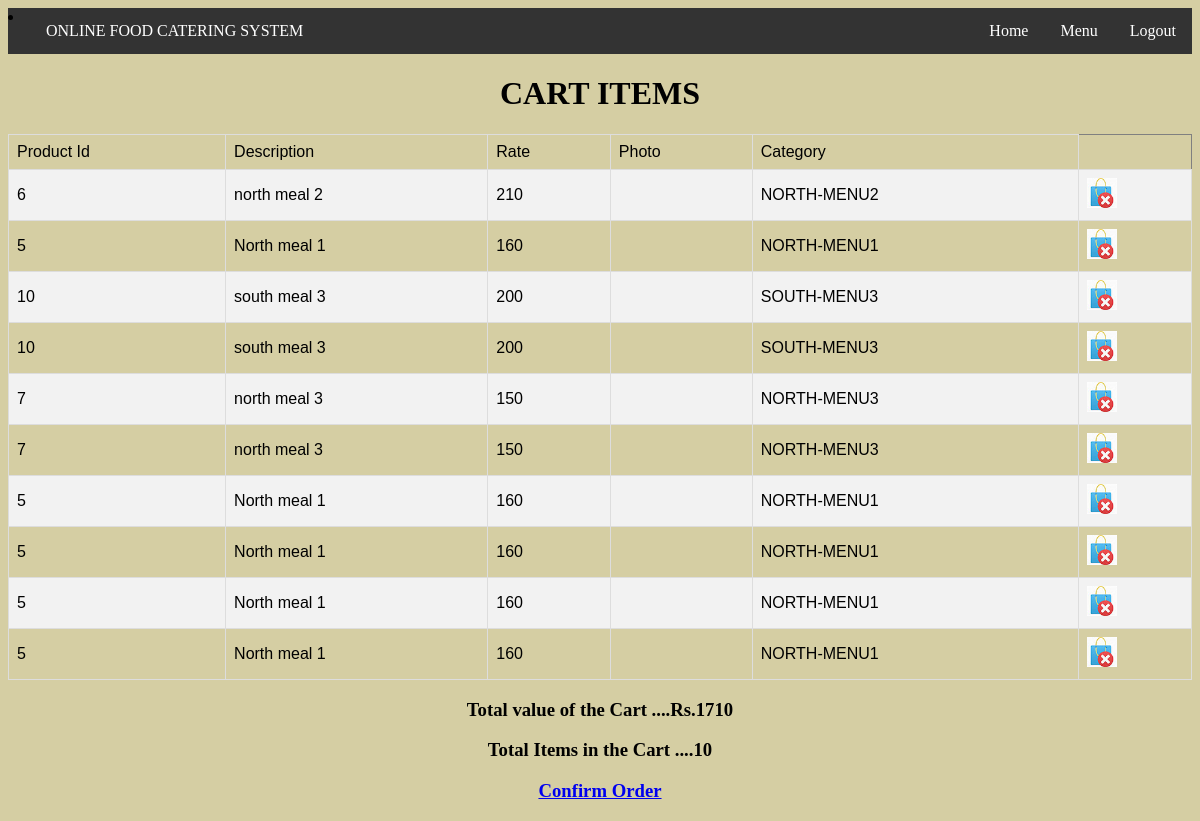
The app's page /mycart.php with its own data.
### tables this page shows
CREATE TABLE `carttemp` (
  `pid` varchar(100) DEFAULT NULL,
  `pdesc` varchar(100) DEFAULT NULL,
  `rate` varchar(100) DEFAULT NULL,
  `pic` blob DEFAULT NULL,
  `category` varchar(100) DEFAULT NULL
);

### mycart.php (the view, shortened to what this page needs)
<!DOCTYPE html>
<html>
<head>
<link rel="stylesheet" href="https://cdnjs.cloudflare.com/ajax/libs/font-awesome/4.7.0/css/font-awesome.min.css">
</head>
<body>
<div class="navbar">
  <li style="float:left"><a href="#">ONLINE FOOD CATERING SYSTEM</a></li>
  <a href="home.html">Logout</a>
 <a href="menu2.php">Menu</a>
  <a href="home1.php">Home</a>
</div>
<h1 align=center>CART ITEMS </h1>
<?php
$db = new mysqli("localhost", "root", "", "catering");
$sql="select * from carttemp ";
$result_db = $db->query($sql) or die("Error!");
$all_result = $result_db->fetch_all();
$table =
'<table id="customers" align=center border="1";width="70%"; >
<tr>
<td>Product Id</td>
<td>Description</td>
<td>Rate</td>
<td>Photo</td>
<td>Category</td>
</tr>';
$count=0;
$sum=0;
foreach ($all_result as $row)
{
$count++;
$a=$row[0];
$b=$row[1];
$c=$row[2];
$e=$row[4];
$sum=$sum+$c;
	$table .= '<tr>'
	  . '<td>' .$a. '</td>'
  	. '<td>' . $b . '</td>'
  	. '<td>' . $c . '</td>'
	.'<td><img src="imageview.php?foodid='.$a.' height="50" width=50 alt=""></td>'
		. '<td>' . $e . '</td>'
	. '<td>' .'<a href=deletecart.php?id='.$a.'><img src=deleteicon.jpg width=30px height=30px></a>' .'</td>'
	  . '</tr>';
}
$table .='</table>';
echo $table;
if($count==0)
	echo("<h3 align=center>No Items in the cart yet....</h3>");
else
echo("<h3 align=center>Total value of the Cart ....Rs.".$sum."</h3>");
echo("<h3 align=center>Total Items in the Cart ....".$count."</h3>");
echo("<h3 align=center><a href=confirm.php?amt=".$sum.">Confirm Order</a></h3>");
?>
</body>
</html>

### mycart.php (style rules this page uses)
body { background-color: #D5CEA3; }
#customers { font-family: "Trebuchet MS", Arial, Helvetica, sans-serif; border-collapse: collapse; width: 100%; }
#customers td, #customers th { border: 1px solid #ddd; padding: 8px; }
#customers tr:nth-child(even) { background-color: #f2f2f2; }
.navbar { overflow: hidden; background-color: #333; }
.navbar a { float: right; font-size: 16px; color: white; text-align: center; padding: 14px 16px; text-decoration: none; }

### records on screen
carttemp: pid "6", pdesc "north meal 2", rate "210", category "NORTH-MENU2"
carttemp: pid "5", pdesc "North meal 1", rate "160", category "NORTH-MENU1"
carttemp: pid "10", pdesc "south meal 3", rate "200", category "SOUTH-MENU3"
carttemp: pid "10", pdesc "south meal 3", rate "200", category "SOUTH-MENU3"
carttemp: pid "7", pdesc "north meal 3", rate "150", category "NORTH-MENU3"
carttemp: pid "7", pdesc "north meal 3", rate "150", category "NORTH-MENU3"
carttemp: pid "5", pdesc "North meal 1", rate "160", category "NORTH-MENU1"
carttemp: pid "5", pdesc "North meal 1", rate "160", category "NORTH-MENU1"
carttemp: pid "5", pdesc "North meal 1", rate "160", category "NORTH-MENU1"
carttemp: pid "5", pdesc "North meal 1", rate "160", category "NORTH-MENU1"

### other values on screen
$sum "1710"
$count "10"
